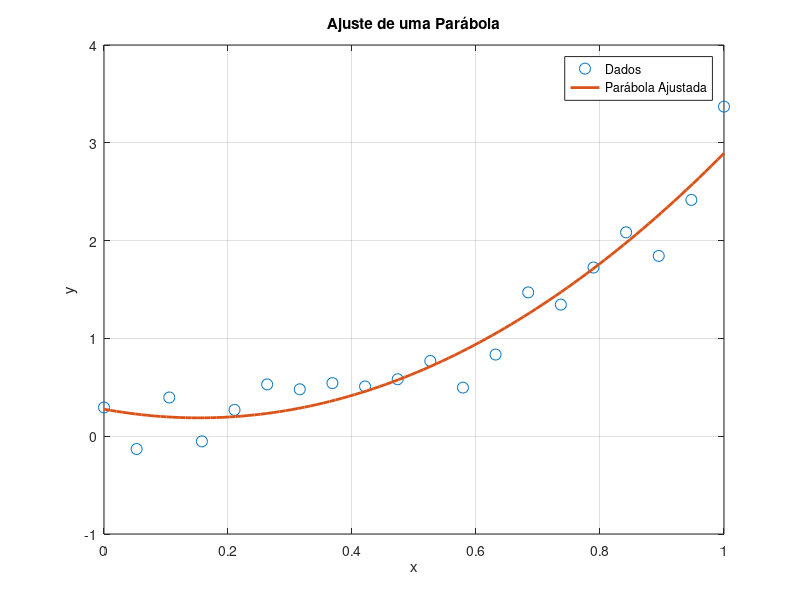

Here is the MATLAB script that generated this plot:
% ALUNA: CINTIA IZUMI SHINODA
% RA: 2687674
% DESCRIÇÃO: EXERCÍCIO 4



% Geração de dados:
x = linspace (0, 1, 20)';
y = rand(size(x)) - 0.5 - rand(size(x)).*x + pi*x.^2;

% Ajuste de parábola:
p = polyfit(x, y, 2);

% Criação dos pontos da parábola ajustada:
x_fit = linspace(0, 1, 100)';
y_fit = polyval(p, x_fit);

% Plota o gráfico:
plot(x, y, 'o', 'MarkerSize', 8, 'DisplayName', 'Dados');
hold on;
plot(x_fit, y_fit, '-', 'LineWidth', 2, 'DisplayName', 'Parábola Ajustada');
hold off;

% Personaliza o gráfico:
xlabel('x');
ylabel('y');
title('Ajuste de uma Parábola');
legend('Location','best');
grid on;